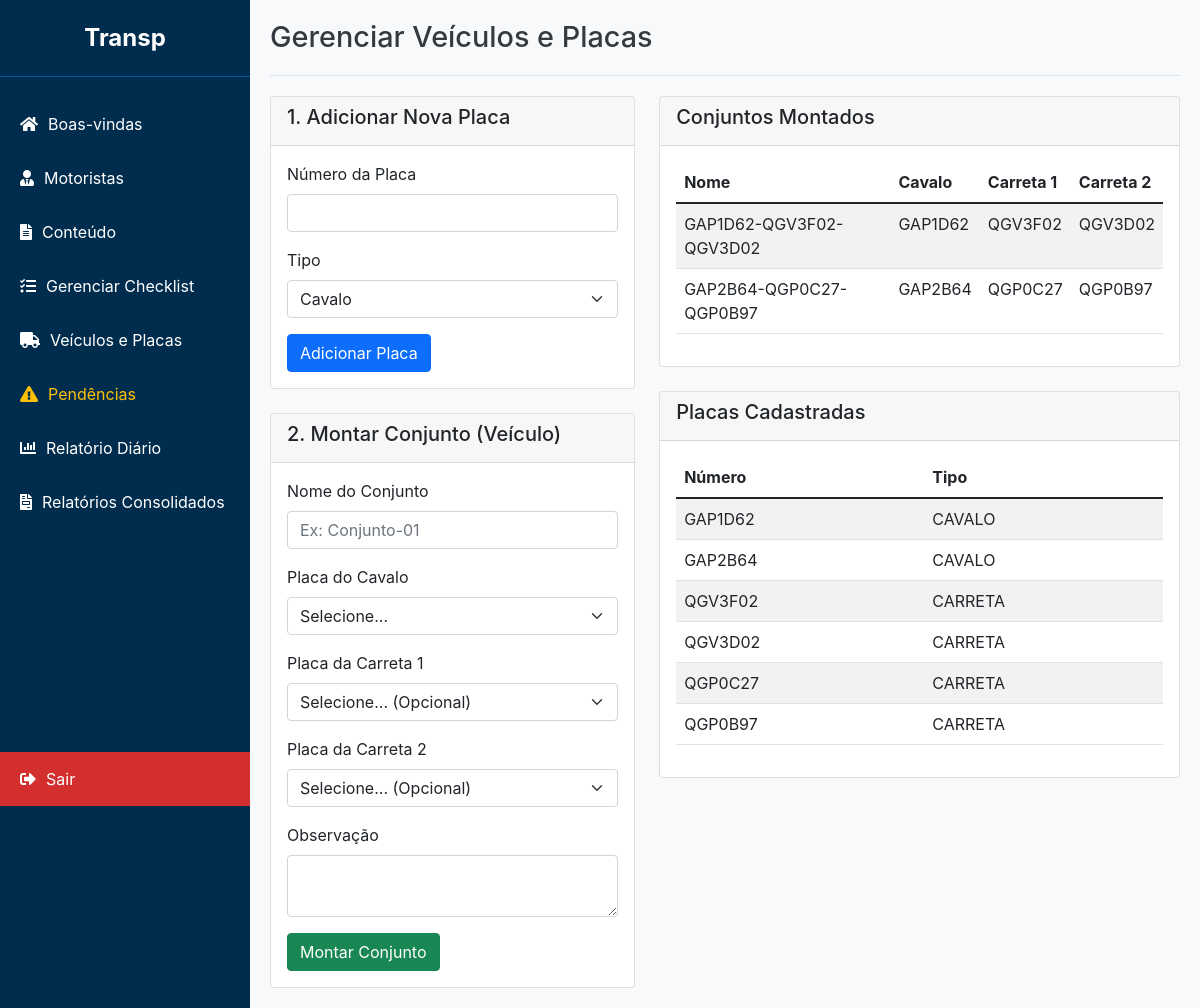
/admin/veiculos (signed in), run on an earlier commit of the app's database.
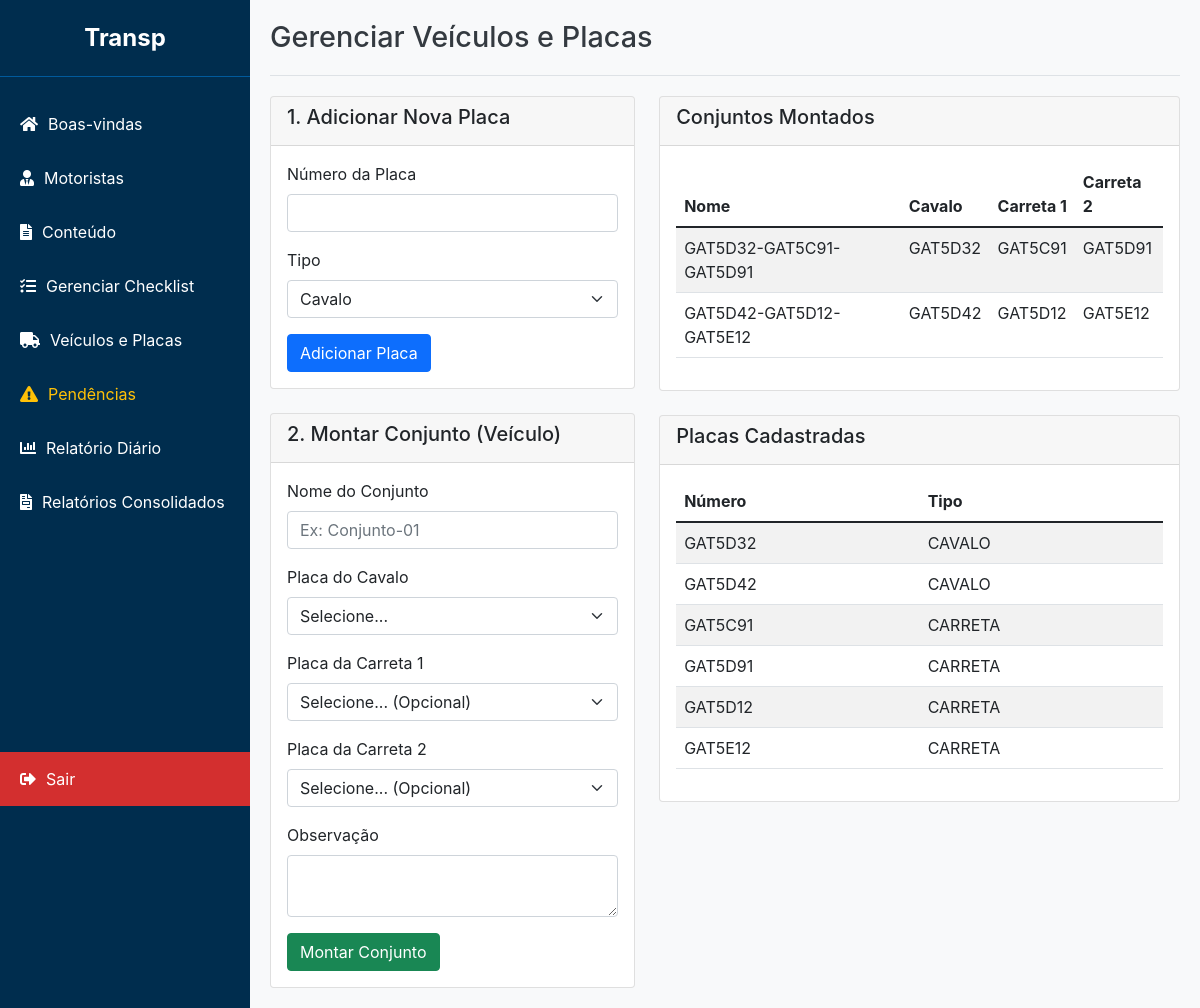
And on a later commit of the database.
### app/models.py (models this page shows)
class Veiculo(db.Model):
    id = db.Column(db.Integer, primary_key=True)
    nome_conjunto = db.Column(db.String(100), unique=True, nullable=False)
    placa_cavalo_id = db.Column(db.Integer, db.ForeignKey('placa.id'), nullable=False)
    placa_carreta1_id = db.Column(db.Integer, db.ForeignKey('placa.id'), nullable=True)
    placa_carreta2_id = db.Column(db.Integer, db.ForeignKey('placa.id'), nullable=True)
    obs = db.Column(db.Text)
    placa_cavalo = db.relationship('Placa', foreign_keys=[placa_cavalo_id])
    placa_carreta1 = db.relationship('Placa', foreign_keys=[placa_carreta1_id])
    placa_carreta2 = db.relationship('Placa', foreign_keys=[placa_carreta2_id])
    motoristas = db.relationship('Motorista', backref='veiculo', lazy=True)
    checklists_preenchidos = db.relationship('ChecklistPreenchido', backref='veiculo', lazy=True)

class Placa(db.Model):
    id = db.Column(db.Integer, primary_key=True)
    numero = db.Column(db.String(8), unique=True, nullable=False)
    tipo = db.Column(db.String(20), nullable=False) # Ex: CAVALO, CARRETA

### app/routes.py (the view)
@admin_bp.route('/veiculos')
def gerenciar_veiculos():
    if 'admin_user' not in session:
        return redirect(url_for('admin.login'))
    placas = Placa.query.all()
    veiculos = Veiculo.query.all()
    placas_cavalo = [p for p in placas if p.tipo == 'CAVALO']
    placas_carreta = [p for p in placas if p.tipo == 'CARRETA']
    return render_template('admin_veiculos.html',
                           placas=placas,
                           veiculos=veiculos,
                           placas_cavalo=placas_cavalo,
                           placas_carreta=placas_carreta)

### app/templates/admin_veiculos.html (shortened to what this page needs)
{% extends 'base_adm.html' %}
{% block header %}Gerenciar Veículos e Placas{% endblock %}
{% block content %}
<div class="row">
    <div class="col-md-5">
        <div class="card mb-4">
            <div class="card-header">
                <h5>1. Adicionar Nova Placa</h5>
            </div>
            <div class="card-body">
                <form action="{{ url_for('admin.adicionar_placa') }}" method="POST">
                    <div class="mb-3">
                        <label for="numero_placa" class="form-label">Número da Placa</label>
                        <input type="text" class="form-control" id="numero_placa" name="numero_placa" required>
                    </div>
                    <div class="mb-3">
                        <label for="tipo_placa" class="form-label">Tipo</label>
                        <select class="form-select" id="tipo_placa" name="tipo_placa">
                            <option value="CAVALO">Cavalo</option>
                        </select>
                    </div>
                    <button type="submit" class="btn btn-primary">Adicionar Placa</button>
                </form>
            </div>
        </div>
        <div class="card">
            <div class="card-header">
                <h5>2. Montar Conjunto (Veículo)</h5>
            </div>
            <div class="card-body">
                <form action="{{ url_for('admin.montar_conjunto') }}" method="POST">
                    <div class="mb-3">
                        <label for="nome_conjunto" class="form-label">Nome do Conjunto</label>
                        <input type="text" class="form-control" id="nome_conjunto" name="nome_conjunto" placeholder="Ex: Conjunto-01" required>
                    </div>
                    <div class="mb-3">
                        <label for="placa_cavalo" class="form-label">Placa do Cavalo</label>
                        <select class="form-select" id="placa_cavalo" name="placa_cavalo_id" required>
                            <option value="">Selecione...</option>
                        </select>
                    </div>
                    <div class="mb-3">
                        <label for="placa_carreta1" class="form-label">Placa da Carreta 1</label>
                        <select class="form-select" id="placa_carreta1" name="placa_carreta1_id">
                            <option value="">Selecione... (Opcional)</option>
                        </select>
                    </div>
                     <div class="mb-3">
                        <label for="placa_carreta2" class="form-label">Placa da Carreta 2</label>
                        <select class="form-select" id="placa_carreta2" name="placa_carreta2_id">
                            <option value="">Selecione... (Opcional)</option>
                        </select>
                    </div>
                    <div class="mb-3">
                        <label for="obs_veiculo" class="form-label">Observação</label>
                        <textarea class="form-control" id="obs_veiculo" name="obs" rows="2"></textarea>
                    </div>
                    <button type="submit" class="btn btn-success">Montar Conjunto</button>
                </form>
            </div>
        </div>
    </div>
    <div class="col-md-7">
        <div class="card mb-4">
            <div class="card-header">
                <h5>Conjuntos Montados</h5>
            </div>
            <div class="card-body">
                <table class="table table-striped">
                    <thead>
                        <tr>
                            <th>Nome</th>
                            <th>Cavalo</th>
                            <th>Carreta 1</th>
                            <th>Carreta 2</th>
                        </tr>
                    </thead>
                    <tbody>
                        {% for veiculo in veiculos %}
                        <tr>
                            <td>{{ veiculo.nome_conjunto }}</td>
                            <td>{{ veiculo.placa_cavalo.numero if veiculo.placa_cavalo else '-' }}</td>
                            <td>{{ veiculo.placa_carreta1.numero if veiculo.placa_carreta1 else '-' }}</td>
                             <td>{{ veiculo.placa_carreta2.numero if veiculo.placa_carreta2 else '-' }}</td>
                        </tr>
                        {% else %}
                        <tr>
                            <td colspan="4" class="text-center">Nenhum conjunto montado.</td>
                        </tr>
                        {% endfor %}
                    </tbody>
                </table>
            </div>
        </div>
        <div class="card">
            <div class="card-header">
                <h5>Placas Cadastradas</h5>
            </div>
            <div class="card-body">
                <table class="table table-striped">
                    <thead>
                        <tr>
                            <th>Número</th>
                            <th>Tipo</th>
                        </tr>
                    </thead>
                    <tbody>
                        {% for placa in placas %}
                        <tr>
                            <td>{{ placa.numero }}</td>
                            <td>{{ placa.tipo }}</td>
                        </tr>
                        {% else %}
                        <tr>
                            <td colspan="2" class="text-center">Nenhuma placa cadastrada.</td>
                        </tr>
                        {% endfor %}
                    </tbody>
                </table>
            </div>
        </div>
    </div>
</div>
{% endblock %}

### app/templates/base_adm.html (shortened to what this page needs)
<!DOCTYPE html>
<html lang="pt-br">
<head>
    <link rel="stylesheet" href="https://cdnjs.cloudflare.com/ajax/libs/font-awesome/5.15.4/css/all.min.css">
    <link href="https://cdn.jsdelivr.net/npm/bootstrap@5.1.3/dist/css/bootstrap.min.css" rel="stylesheet">
</head>
<body>
    <nav class="sidebar" id="sidebar">
        <div class="sidebar-header">
            Transp
        </div>
        <ul class="sidebar-nav">
            <li><a href="{{ url_for('admin.dashboard') }}"><i class="fas fa-home"></i> Boas-vindas</a></li>
            <li><a href="{{ url_for('admin.motoristas') }}"><i class="fas fa-user-tie"></i> Motoristas</a></li>
            <li><a href="{{ url_for('admin.conteudo') }}"><i class="fas fa-file-alt"></i> Conteúdo</a></li>
            <li><a href="{{ url_for('admin.gerenciar_checklists') }}"><i class="fas fa-tasks"></i> Gerenciar Checklist</a></li>
            <li><a href="{{ url_for('admin.gerenciar_veiculos') }}"><i class="fas fa-truck"></i> Veículos e Placas</a></li>
            <li><a href="{{ url_for('admin.gerenciar_pendencias') }}" style="color: #ffc107;"><i class="fas fa-exclamation-triangle"></i> Pendências</a></li>
            <li><a href="{{ url_for('admin.acompanhamento_diario') }}"><i class="fas fa-chart-bar"></i> Relatório Diário</a></li>
            <li><a href="{{ url_for('admin.relatorios_consolidados') }}"><i class="fas fa-file-invoice"></i> Relatórios Consolidados</a></li>
        </ul>
        <ul class="sidebar-nav">
             <li class="logout-link"><a href="{{ url_for('admin.admin_logout') }}"><i class="fas fa-sign-out-alt"></i> Sair</a></li>
        </ul>
    </nav>
    <main class="main-content" id="main-content">
        {% if self.header()|trim %}
        <header class="header">
            <h1>{% block header %}{% endblock %}</h1>
        </header>
        {% endif %}
        <section class="content">
            {% block content %}{% endblock %}
        </section>
    </main>
</body>
</html>

### app/templates/base_adm.html (style rules this page uses)
:root { --sidebar-width: 250px; --header-height: 60px; --primary-blue: #002D4E; --light-blue: #005A9C; --logout-red: #d32f2f; --logout-red-hover: #c62828; --flash-success: #d4edda; --flash-success-text: #155724; --flash-error: #f8d7da; --flash-error-text: #721c24; --flash-info: #cce5ff; --flash-info-text: #004085; }
body { font-family: -apple-system, BlinkMacSystemFont, "Segoe UI", Roboto, "Helvetica Neue", Arial, sans-serif; margin: 0; background-color: #f8f9fa; }
.sidebar { width: var(--sidebar-width); background-color: var(--primary-blue); color: white; display: flex; flex-direction: column; position: fixed; top: 0; left: 0; height: 100%; transition: transform 0.3s ease; z-index: 1020; }
.sidebar-header { padding: 20px; text-align: center; font-size: 1.5em; font-weight: bold; border-bottom: 1px solid var(--light-blue); }
.sidebar-nav { list-style-type: none; padding: 0; margin: 20px 0; flex-grow: 1; }
.sidebar-nav li a { color: white; text-decoration: none; display: flex; align-items: center; gap: 10px; padding: 15px 20px; transition: background-color 0.2s; }
.logout-link { margin-top: auto; }
.logout-link a { background-color: var(--logout-red) !important; }
.main-content { margin-left: var(--sidebar-width); padding: 20px; width: calc(100% - var(--sidebar-width)); }
.header { padding-bottom: 20px; border-bottom: 1px solid #dee2e6; margin-bottom: 20px; }
.header h1 { margin: 0; font-size: 1.8rem; color: #343a40; }

What changed in the data, as far as the page shows it:
changed Veiculo: nome_conjunto "GAP1D62-QGV3F02-QGV3D02" → "GAT5D32-GAT5C91-GAT5D91"; placa_cavalo "GAP1D62" → "GAT5D32"; placa_carreta1 "QGV3F02" → "GAT5C91"; placa_carreta2 "QGV3D02" → "GAT5D91"
changed Veiculo: nome_conjunto "GAP2B64-QGP0C27-QGP0B97" → "GAT5D42-GAT5D12-GAT5E12"; placa_cavalo "GAP2B64" → "GAT5D42"; placa_carreta1 "QGP0C27" → "GAT5D12"; placa_carreta2 "QGP0B97" → "GAT5E12"
changed Placa: numero "GAP1D62" → "GAT5D32"
changed Placa: numero "GAP2B64" → "GAT5D42"
changed Placa: numero "QGV3F02" → "GAT5C91"
changed Placa: numero "QGV3D02" → "GAT5D91"
changed Placa: numero "QGP0C27" → "GAT5D12"
changed Placa: numero "QGP0B97" → "GAT5E12"
